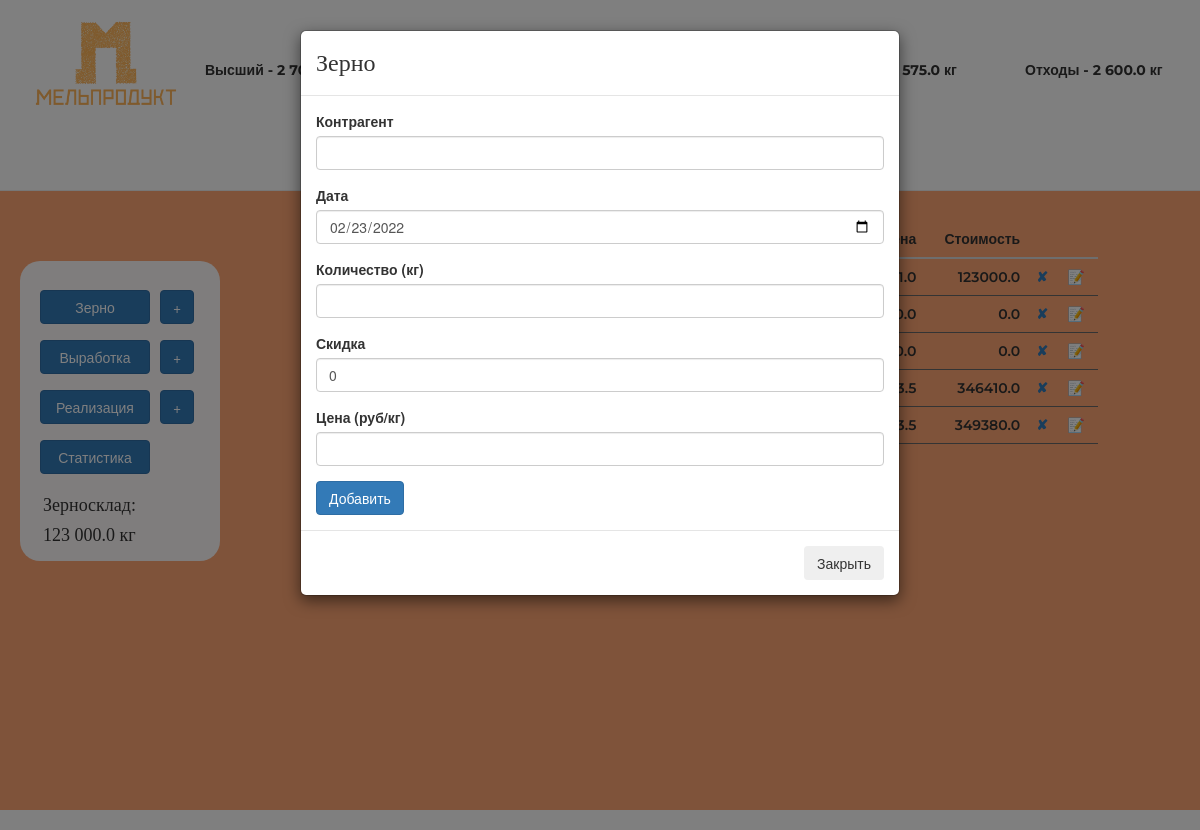
Before: /grain/add with the older database file.
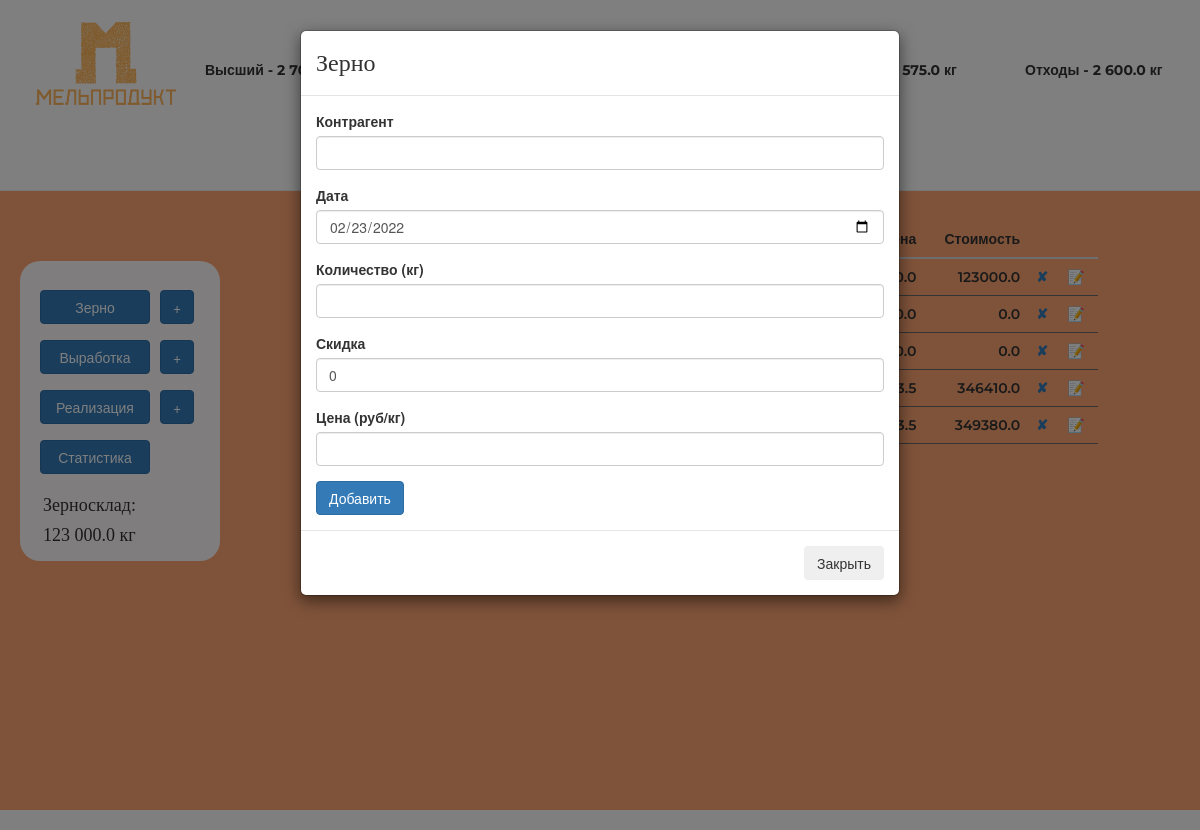
After: the same page with the newer database file.
### main.py (models this page shows)
class Grain(db.Model):
    __tablename__ = "grains"
    id = db.Column(db.Integer, primary_key=True)
    agent = db.Column(db.String(250), nullable=False)
    date = db.Column(db.Date(), nullable=False)
    value = db.Column(db.Float(20), nullable=False)
    discount = db.Column(db.Float(20), nullable=False)
    final_value = db.Column(db.Float(20), nullable=False)
    price = db.Column(db.Float(20), nullable=False)
    cost = db.Column(db.Float(20), nullable=False)

### main.py (the view, shortened to what this page needs)
@app.route('/grain/add', methods=['GET', 'POST'])
def grain_add():
    stock = Stock.query.filter_by(id=1).first()
    grain_form = AddGrain(discount=0, date=dt.datetime.now())
    table = db.session.query(Grain).filter(Grain.date <= dt.datetime.now(),
                                                 Grain.date >= dt.datetime.now() - dt.timedelta(
                                                     days=30)).order_by(Grain.date).all()
    return render_template('grainadd.html', title='Зерно', form=grain_form, first='{:,}'.format(stock.first).replace(',', ' '),
                           second='{:,}'.format(stock.second).replace(',', ' '),
                           highest='{:,}'.format(stock.highest).replace(',', ' '),
                           bran='{:,}'.format(stock.bran).replace(',', ' '),
                           waste='{:,}'.format(stock.waste).replace(',', ' '),
                           grain='{:,}'.format(stock.grain).replace(',', ' '),
                           table=reversed(table), button='grain', target='grain', onclick1='onclick=',
                           onclick2='onclick=', onclick3='onclick=', onclick11='onclick=', onclick33='onclick=',
                           bcolor='#ffa775', mright='450px', bimage='/../static/img/FFA775.png'
                           )

### forms.py
class AddGrain(FlaskForm):
    agent = StringField("Контрагент", validators=[DataRequired()])
    date = DateField("Дата", validators=[DataRequired()])
    value = FloatField("Количество (кг)", validators=[DataRequired()])
    discount = StringField("Скидка", validators=[DataRequired()])
    price = StringField("Цена (руб/кг)", validators=[DataRequired()])
    submit = SubmitField("Добавить")

### main.py (called while the page is built)
@app.template_filter('jround')
def jround(x):
    y = round(x, 2)
    return y

### templates/grainadd.html (shortened to what this page needs)
{% extends 'index.html' %}
{% block modal %}
{% include "modal.html" %}
{% endblock %}
{% block table %}
{% include "grain-table.html" %}
{% endblock %}

### templates/grain-table.html (shortened to what this page needs)
<div class="col-md-8 col-sm-12" >
<table class="table table-hover counter">
        <thead>
          <tr>
            <th scope="col">№</th>
            <th scope="col">Дата</th>
            <th scope="col">Поставщик</th>
            <th scope="col" style="text-align: right; ">Физ. вес</th>
            <th scope="col" style="text-align: right; ">Скидка</th>
            <th scope="col" style="text-align: right; ">Зачет. вес</th>
            <th scope="col" style="text-align: right; ">Цена</th>
            <th scope="col" style="text-align: right; ">Стоимость</th>
            <th scope="col" style="text-align: right; "></th>
            <th scope="col" style="text-align: right; "></th>
          </tr>
        </thead>
        <tbody>
        {% for line in table %}
          <tr>
            <td>{{line.date.strftime('%d.%m.%Y')}}</td>
            <td>{{line.agent}}</td>
            <td class="rghtalgn">{{line.value}}</td>
            <td class="rghtalgn">{{line.discount}}</td>
            <td class="rghtalgn">{{line.final_value | jround()}}</td>
            <td class="rghtalgn">{{line.price}}</td>
            <td  class="rghtalgn">{{line.cost | jround()}}</td>
            <td><a href="#" data-toggle="modal" title="Удалить" data-target="#test" onclick="aTestFunction({{line.id}}, {{line.value}})">✘</a></td>
            <td><a href="{{url_for('grain_edit', item_id=line.id)}}" type="button" title="Редактировать">📝</a></td>
          </tr>
        {% endfor %}
        </tbody>
      </table>
<div class="col-md-8 col-sm-12" >
        </div>

Changed rows visible on the page:
changed Grain (number 1 of 5 on the later page): price "1.0" → "0.0"
